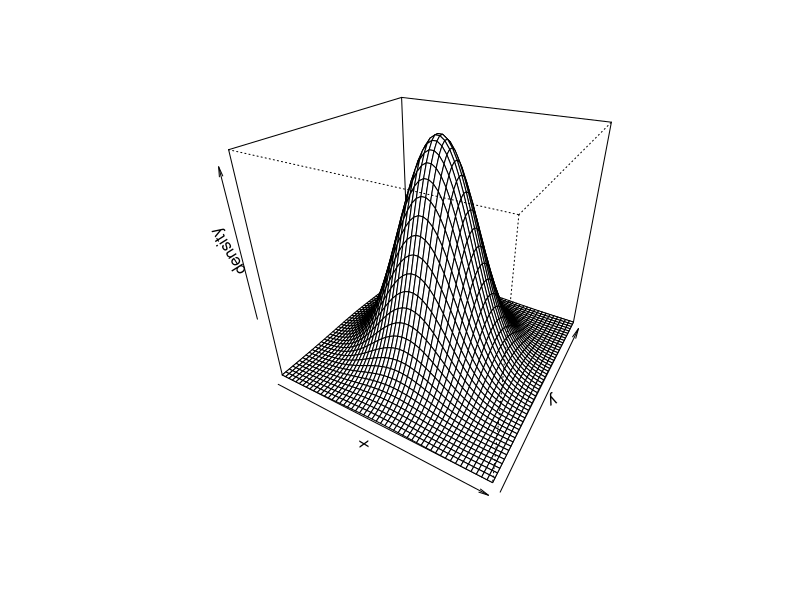
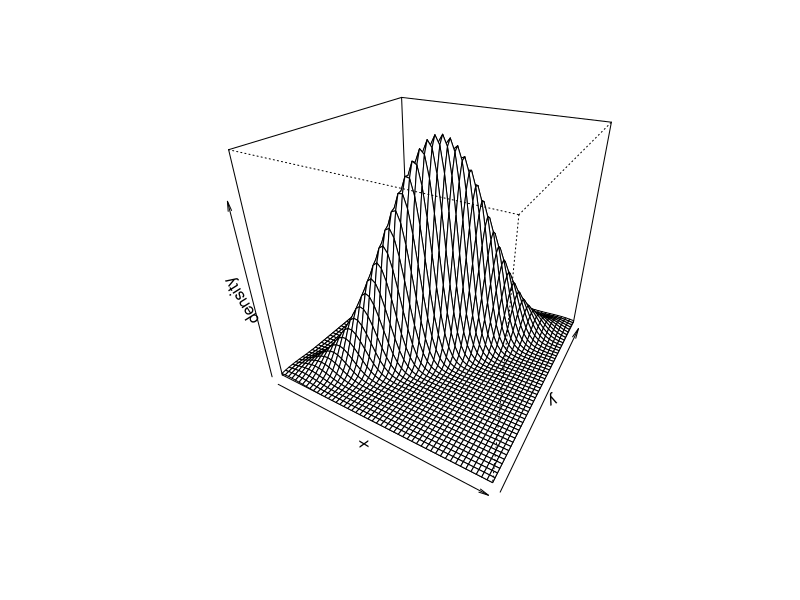
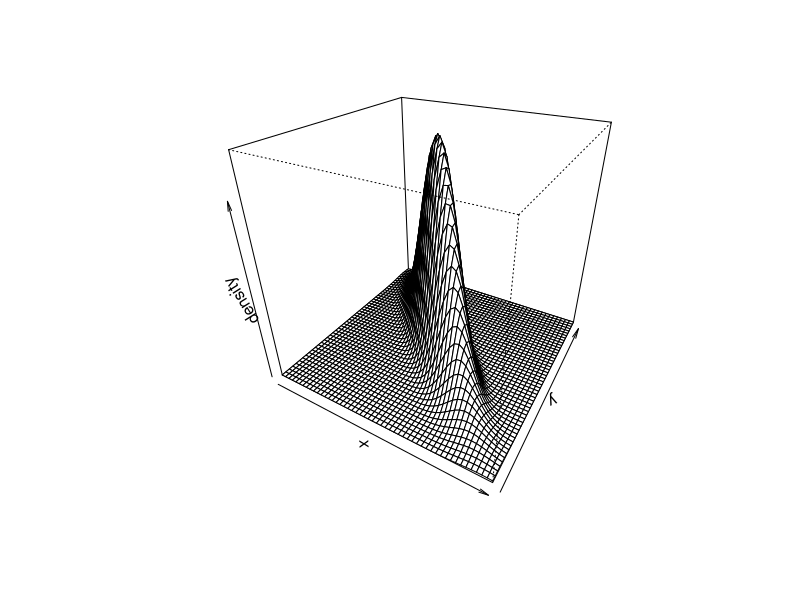
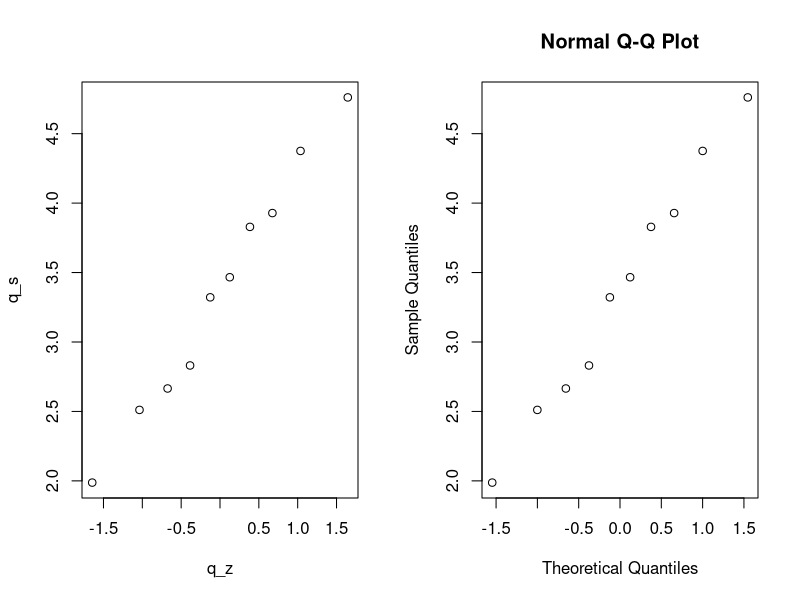
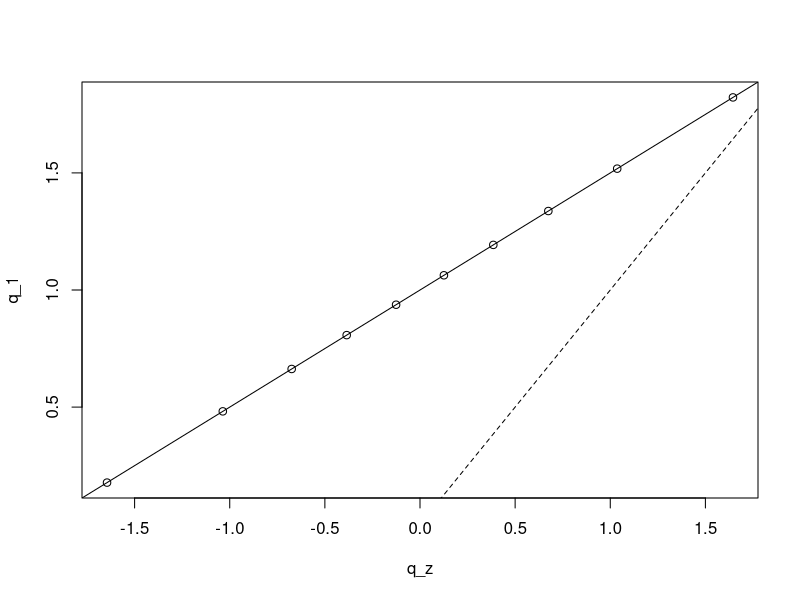
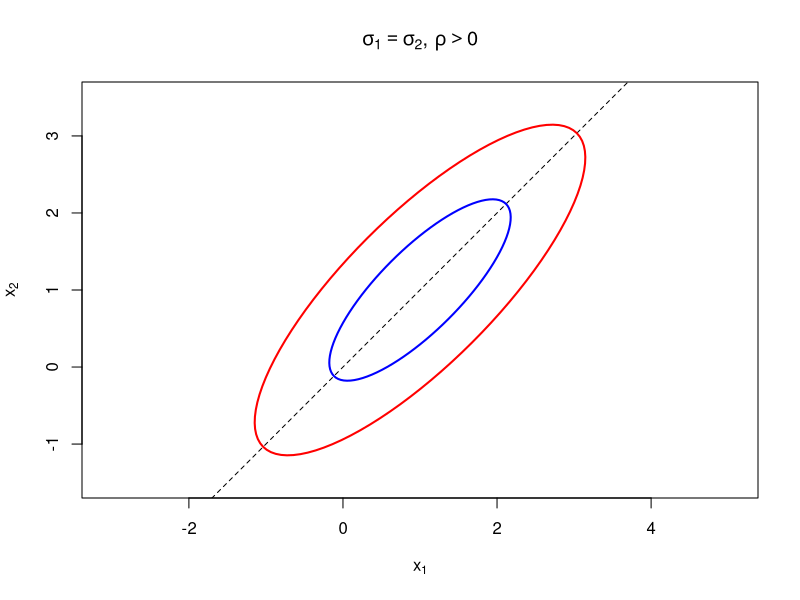
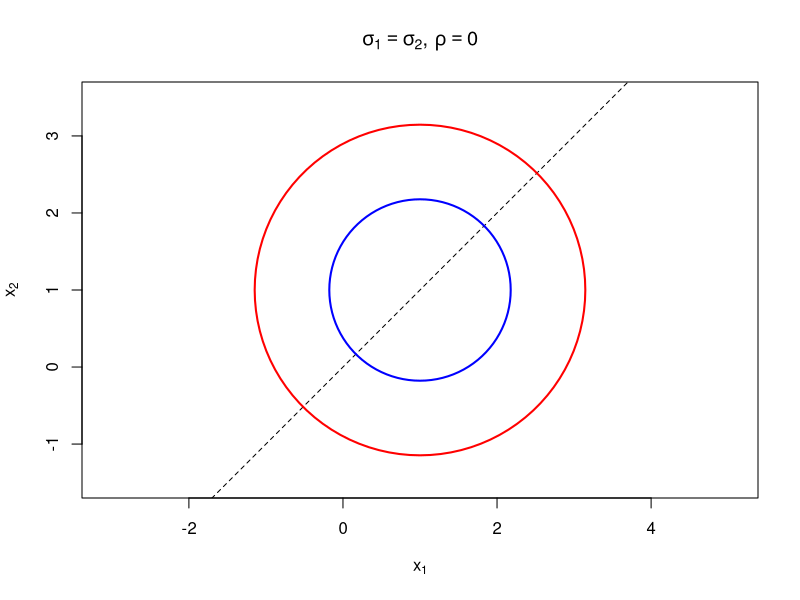
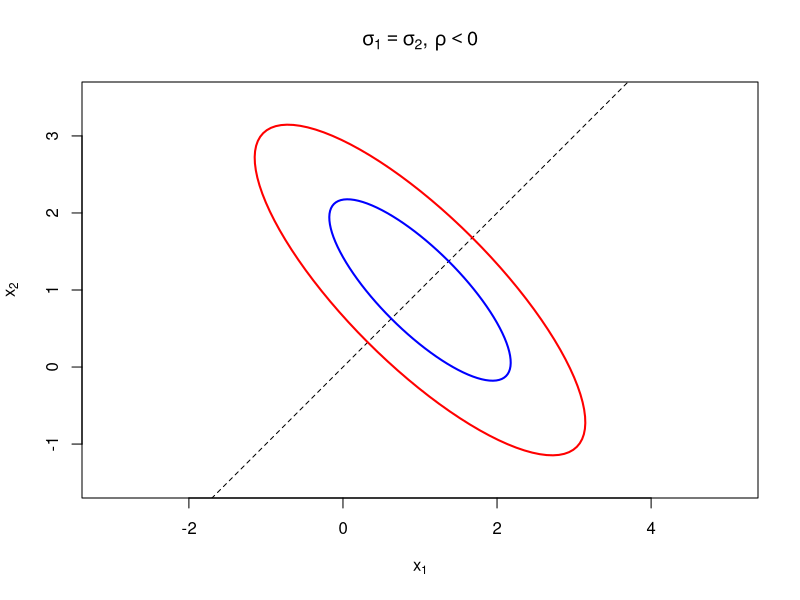

Write R code to recreate these figures, in order.
####
#### Bivariate normal.
####

## Example densities.
library(mvtnorm)

x <- y <- seq(-3, 3, length = 50)
f <- function(x, y, rho) {
  dmvnorm(cbind(x, y), mean = c(0, 0), sigma = matrix(c(1, rho, rho, 1), nrow = 2))
}

persp(x, y, outer(x, y, f, rho = 0), zlab = "density", theta = 30, phi = 30)
persp(x, y, outer(x, y, f, rho = 0.9), zlab = "density", theta = 30, phi = 30)
persp(x, y, outer(x, y, f, rho = -0.9), zlab = "density", theta = 30, phi = 30)

##
## Ellipses of constant density under various scenarios.
##

library(plotrix)

mu = c(1, 1)

ellipse_f <- function(mu, Sigma, alpha) {
  p <- length(mu)
  c2 <- qchisq(1 - alpha, p)
  clr <- c("red", "blue")
  
  ee <- eigen(Sigma)
  lambda <- ee$values
  ee <- ee$vectors
  theta <- acos(abs(ee[1, 1])) * 57.2957795
  if(prod(sign(ee[, 1])) == -1)
    theta <- 180 - theta

  plot(c(-1.5, 3.5), c(-1.5, 3.5), xlab = expression(x[1]), ylab = expression(x[2]), 
    asp = 1, type = "n")
  abline(0, 1, lty = 2)
  for(i in 1:length(c2))
    draw.ellipse(mu[1], mu[2], sqrt(c2[i] * lambda[1]), sqrt(c2[i] * lambda[2]), 
      angle = theta, border = clr[i], lwd = 2)
}

Sigma_f <- function(sg, rho) {
  matrix(c(sg[1] ^ 2, rho * sg[1] * sg[2], rho * sg[1] * sg[2], sg[2] ^ 2), nrow = 2)
}

## When sigma_{11} = sigma_{22}.
pdf("figures/bv_eq_pos.pdf")
ellipse_f(mu, Sigma_f(c(1, 1), 0.8), alpha = c(0.1, 0.5))
title(main = expression(paste(sigma[1] == sigma[2], ", ", rho > 0, sep = "")))
dev.off()

pdf("figures/bv_eq_zero.pdf")
ellipse_f(mu, Sigma_f(c(1, 1), 0), alpha = c(0.1, 0.5))
title(main = expression(paste(sigma[1] == sigma[2], ", ", rho == 0, sep = "")))
dev.off()

pdf("figures/bv_eq_neg.pdf")
ellipse_f(mu, Sigma_f(c(1, 1), -0.8), alpha = c(0.1, 0.5))
title(main = expression(paste(sigma[1] == sigma[2], ", ", rho < 0, sep = "")))
dev.off()

## When sigma_{11} != sigma_{22}.
pdf("figures/bv_neq_gt_pos.pdf")
ellipse_f(mu, Sigma_f(c(2, 0.5), 0.8), alpha = 0.4)
title(main = expression(paste(sigma[1] > sigma[2], ", ", rho > 0, sep = "")))
dev.off()

pdf("figures/bv_neq_gt_zero.pdf")
ellipse_f(mu, Sigma_f(c(2, 0.5), 0), alpha = 0.4)
title(main = expression(paste(sigma[1] > sigma[2], ", ", rho = 0, sep = "")))
dev.off()

pdf("figures/bv_neq_lt_pos.pdf")
ellipse_f(mu, Sigma_f(c(0.5, 2), 0.8), alpha = 0.4)
title(main = expression(paste(sigma[1] < sigma[2], ", ", rho < 0, sep = "")))
dev.off()

####
#### Assessing normality.
####

library(mvtnorm)

##
## Q-Q plots.
##

n <- 10

set.seed(101)

## Here is an example Q-Q plot for data from a normal distribution. The linear trend 
## supports the assumption of normality.
x <- rnorm(n, mean = 3, sd = 1.5)
q_s <- sort(x)
q_z <- qnorm((1:n - 0.5) / n)

par(mfrow = c(1, 2))
plot(q_z, q_s)
qqnorm(x)

pdf("figures/qq_1.pdf")
par(mfrow = c(1, 1))
qqnorm(x, main = "")
qqline(x)
dev.off()

## Here is why we expect a linear trend: The quantiles of the N(mu, sigma) distribution 
## are equal to sigma x q_z + mu, where the q_z are the quantiles from the 
## standard normal distribution.
par(mfrow = c(1, 1))

q_1 <- qnorm((1:n - 0.5) / n, mean = 1, sd = 0.5)
plot(q_z, q_1)
abline(1, 0.5)
abline(0, 1, lty = 2)

## When our data do not come from a normal distribution, their Q-Q plots can display a 
## variety of non-linear patterns. Here are some typical ones, based on the uniform 
## (light-tailed), t (heavy-tailed), beta (left-skewed, here), and gamma (right-skewed).
n <- 100
q_z <- qnorm((1:n - 0.5) / n)

pdf("figures/qq_2.pdf")
par(mfrow = c(2, 2))
plot(q_z, qunif((1:n - 0.5) / n), xlab = "Expected", ylab = "Actual", 
  main = "Light-Tailed")
plot(q_z, qt((1:n - 0.5) / n, 2), xlab = "Expected", ylab = "Actual", 
  main = "Heavy-Tailed")
plot(q_z, qbeta((1:n - 0.5) / n, 5, 1), xlab = "Expected", ylab = "Actual", 
  main = "Left-Skewed")
plot(q_z, qgamma((1:n - 0.5) / n, 2, 2), xlab = "Expected", ylab = "Actual", 
  main = "Right-Skewed")
dev.off()
  
## With small sample sizes, it can be difficult to see deviations from normality.
n <- 10

pdf("figures/qq_3.pdf")
par(mfrow = c(2, 2))
qqnorm(x_lt <- runif(n), main = "Light-Tailed"); qqline(x_lt)
qqnorm(x_ht <- rt(n, 2), main = "Heavy-Tailed"); qqline(x_ht)
qqnorm(x_ls <- rbeta(n, 5, 1), main = "Left-Skewed"); qqline(x_ls)
qqnorm(x_rs <- rgamma(n, 2, 2), main = "Right-Skewed"); qqline(x_rs)
dev.off()

p_lt <- round(shapiro.test(x_lt)$p.value, 2)
p_ht <- round(shapiro.test(x_ht)$p.value, 2)
p_ls <- round(shapiro.test(x_ls)$p.value, 2)
p_rs <- round(shapiro.test(x_rs)$p.value, 2)

pdf("figures/qq_3_p.pdf")
par(mfrow = c(2, 2))
qqnorm(x_lt, main = "Light-Tailed"); qqline(x_lt)
text(0.5, 0.3, paste("p = ", p_lt, sep = ""), cex = 1.5)
qqnorm(x_ht, main = "Heavy-Tailed"); qqline(x_ht)
text(0.5, -0.75, paste("p = ", p_ht, sep = ""), cex = 1.5)
qqnorm(x_ls, main = "Left-Skewed"); qqline(x_ls)
text(0.5, 0.45, paste("p = ", p_ls, sep = ""), cex = 1.5)
qqnorm(x_rs, main = "Right-Skewed"); qqline(x_rs)
text(-0.5, 2, paste("p = ", p_rs, sep = ""), cex = 1.5)
dev.off()

####
#### NB10 weight example. These are data on the weights in micrograms of 100 samples of 
#### a 10-gram chrome steel standard known as NB10. Each of the weights is actually of 
#### the form 9,999,xxx, so our numbers are just the last three from the actual microgram 
#### weights. 
####

x <- c(591, 602, 592, 597, 595, 596, 596, 588, 592, 599, 600, 597, 601, 600, 591, 594, 
  595, 594, 594, 593, 594, 593, 601, 590, 601, 593, 608, 591, 599, 588, 601, 598, 598, 
  599, 598, 595, 593, 600, 588, 625, 598, 599, 601, 593, 593, 589, 594, 592, 607, 591, 
  594, 601, 603, 577, 594, 590, 596, 596, 563, 594, 599, 600, 593, 594, 587, 590, 597, 
  599, 582, 602, 597, 599, 599, 594, 591, 590, 592, 596, 585, 594, 599, 595, 601, 598, 
  596, 599, 596, 592, 596, 597, 597, 598, 599, 595, 598, 598, 593, 594, 599, 596)
  
## If these were normally distributed, it would be very unusual for any of their 
## standardized weights to exceed 3 in absolute value. We have two weights that are 
## extreme according to this criterion. Should they be removed from the analysis? It 
## turns out in this example that they should not. The point of collecting these data was 
## to learn about the weighing process. The outliers indicate that there can be upsets in 
## this process. In other words, the weights are not homogenous.
x_st <- (x - mean(x)) / sqrt(var(x))
table(abs(x_st) > 3)

pdf("figures/nb10.pdf")
dotchart(x_st, main = "Dot Plot of Standardized Weights")
points(x_st[abs(x_st) > 3], (1:100)[abs(x_st) > 3], pch = 20, col = "red")
dev.off()
